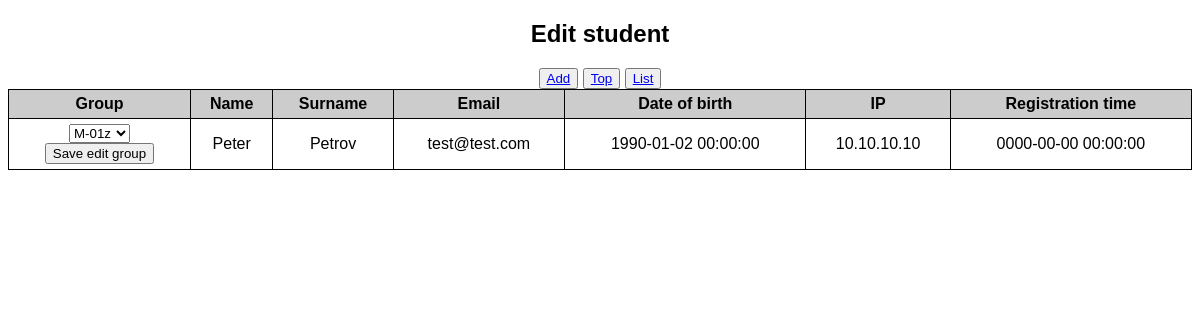
/default/edit/2, run on the app's committed database.
### tables this page shows
CREATE TABLE IF NOT EXISTS `students` (
  `id` int(11) NOT NULL AUTO_INCREMENT,
  `name` varchar(45) DEFAULT NULL,
  `surname` varchar(45) DEFAULT NULL,
  `group_id` int(11) DEFAULT NULL,
  `birth` datetime DEFAULT NULL,
  `email` varchar(45) DEFAULT NULL,
  `ip` binary(16) DEFAULT NULL,
  `time` datetime DEFAULT NULL,
  `comment` text,
  PRIMARY KEY (`id`)
);

CREATE TABLE IF NOT EXISTS `groups` (
  `id` int(11) NOT NULL AUTO_INCREMENT,
  `title` varchar(45) DEFAULT '',
  PRIMARY KEY (`id`)
);

### app/view.php (called while the page is built)
<?php
class View
{
	function generate($content, $template, $data = null)
	{
		include 'app/views/' . $template . '.php';
	}
}

### app/controllers/defaultController.php (called while the page is built, shortened)
<?php
class defaultController
{
	public $view;
	function __construct()
	{
		$this->view = new View();
	}
	function edit($arr)
	{
		$id = array_pop($arr);
		$model = new defaultModel();
		if((int)$id) {
			$row = $model->getRow($id);
			$groups = $model->getGroups();
		}
		$this->view->generate($row, 'edit', $groups);
	}
}

### include.php (called while the page is built, shortened)
<?php
require_once 'app/models/defaultModel.php';
require_once 'app/view.php';
require_once 'app/controllers/defaultController.php';
Routing::execute();

### index.php (called while the page is built, shortened)
<?php
require_once __DIR__ . '/include.php';

### app/models/defaultModel.php (called while the page is built, shortened)
<?php
class defaultModel
{
	private function dbConnect()
	{
      require 'config.conf';
      $mysqli = new mysqli($db_host, $db_user, $db_pass, $db_database);
      return $mysqli;
    }
	public function getRow($id)
	{
	    $db = $this->dbConnect();
	    if($db) {
	        $query = 'SELECT students.id AS student_id,
               students.name AS student_name,
               students.surname AS student_surname,
               students.group_id AS student_group_id,
               students.birth AS student_birth,
               students.email AS student_email,
               students.ip AS student_ip,
               students.time AS student_time,
				groups.title
			FROM `students`, `groups`
			WHERE students.id = '.$id.'
			AND groups.id = students.group_id';
	         if ($result = $db->query($query))
	         	$row = $result->fetch_object();
	      }
	      return $row;
	}
	public function getGroups()
	{
	    $db = $this->dbConnect();
	    $groups = array();
	    if($db) {
	        $query = 'SELECT * FROM `groups`';
	         if ($result = $db->query($query)) {
	             while ($row = $result->fetch_object()) {
	                 $groups[] = $row;
	             }
	         }
	      }
	      return $groups;
	}
}

### app/views/edit.php (the view, shortened to what this page needs)
<!DOCTYPE html>
<html>
  <head>
    <link href="/style.css" rel="stylesheet" media="all" />
  </head>
  <body>
      <div class="table">
        <h2 class="header">Edit student</h2>
        <div class="nav">
          <nav>
            <button><a href="/default/add">Add</a></button>
            <button><a href="/default/top">Top</a></button>
            <button><a href="/">List</a></button>
          </nav>
        </div>
        <table id="list" class="students">
          <tr>
            <th>Group</th>
            <th>Name</th>
            <th>Surname</th>
            <th>Email</th>
            <th>Date of birth</th>
            <th>IP</th>
            <th>Registration time</th>
          </tr>
            <tr>
              <td>
                <form id="update" action="/default/update" method="post">
                  <select name="edit_group" class="update">
                  <?php foreach($data as $value) :?>
                    <option value="<?php echo $value->id?>" <?php echo ($value->id == $content->student_group_id) ? 'selected' : '' ;?>><?php echo $value->title; ?></option>
                  <?php endforeach; ?>
                  </select>
                  <div class="controls">
                      <input type="submit" name="submit" value="Save edit group">
                    </div>
                </form>
              </td>
              <td><?php echo $content->student_name;?></td>
              <td><?php echo $content->student_surname;?></td>
              <td><?php echo $content->student_email;?></td>
              <td><?php echo $content->student_birth;?></td>
              <td><?php echo $content->student_ip;?></td>
              <td><?php echo $content->student_time;?></td>
            </tr>
        </table>
      </div>
  </body>
</html>

### style.css (style rules this page uses)
.students, .students td, .students th { border: 1px solid #000; }
.students td, .students th, .header, .fieldlist, #filter ul, .nav { text-align: center; }
.students { width: 100%; border-collapse: collapse; }
.students td, .students th { padding: 5px; }
.students th { background: #ccc; }
body { font-family: sans-serif; }
#list tr:first-child { display: table-row!important; }

### data on the page
students: edit_group "M-01z", name "Peter", surname "Petrov", email "test@test.com", birth "1990-01-02 00:00:00", ip "10.10.10.10", time "0000-00-00 00:00:00"
